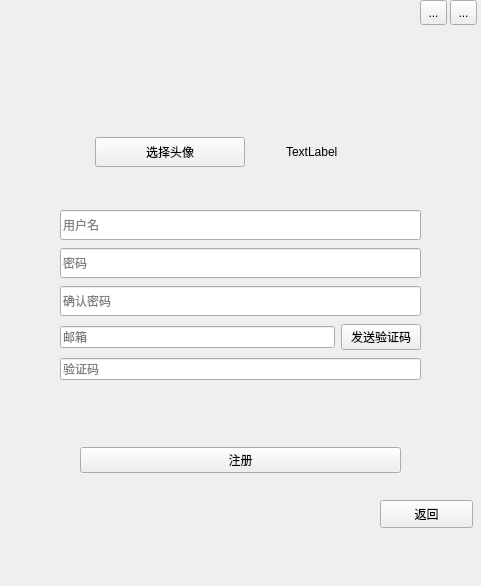
<?xml version="1.0" encoding="UTF-8"?>
<ui version="4.0">
 <class>Register</class>
 <widget class="QWidget" name="Register">
  <property name="geometry">
   <rect>
    <x>0</x>
    <y>0</y>
    <width>481</width>
    <height>586</height>
   </rect>
  </property>
  <property name="windowTitle">
   <string>Form</string>
  </property>
  <widget class="QWidget" name="verticalLayoutWidget">
   <property name="geometry">
    <rect>
     <x>60</x>
     <y>100</y>
     <width>361</width>
     <height>283</height>
    </rect>
   </property>
   <layout class="QVBoxLayout" name="verticalLayout">
    <item>
     <layout class="QHBoxLayout" name="horizontalLayout">
      <item>
       <widget class="QPushButton" name="iconchooseBtn">
        <property name="maximumSize">
         <size>
          <width>150</width>
          <height>30</height>
         </size>
        </property>
        <property name="text">
         <string>选择头像</string>
        </property>
       </widget>
      </item>
      <item>
       <widget class="QLabel" name="icon">
        <property name="minimumSize">
         <size>
          <width>100</width>
          <height>100</height>
         </size>
        </property>
        <property name="maximumSize">
         <size>
          <width>100</width>
          <height>100</height>
         </size>
        </property>
        <property name="text">
         <string>TextLabel</string>
        </property>
       </widget>
      </item>
     </layout>
    </item>
    <item>
     <widget class="QLineEdit" name="usernameLine">
      <property name="minimumSize">
       <size>
        <width>0</width>
        <height>30</height>
       </size>
      </property>
      <property name="placeholderText">
       <string>用户名</string>
      </property>
     </widget>
    </item>
    <item>
     <widget class="QLineEdit" name="passwordLine">
      <property name="minimumSize">
       <size>
        <width>0</width>
        <height>30</height>
       </size>
      </property>
      <property name="echoMode">
       <enum>QLineEdit::Password</enum>
      </property>
      <property name="placeholderText">
       <string>密码</string>
      </property>
     </widget>
    </item>
    <item>
     <widget class="QLineEdit" name="confirmpwdLine">
      <property name="minimumSize">
       <size>
        <width>0</width>
        <height>30</height>
       </size>
      </property>
      <property name="echoMode">
       <enum>QLineEdit::Password</enum>
      </property>
      <property name="placeholderText">
       <string>确认密码</string>
      </property>
     </widget>
    </item>
    <item>
     <layout class="QHBoxLayout" name="horizontalLayout_3">
      <item>
       <widget class="QLineEdit" name="postLine">
        <property name="placeholderText">
         <string>邮箱</string>
        </property>
       </widget>
      </item>
      <item>
       <widget class="QPushButton" name="pushButton">
        <property name="maximumSize">
         <size>
          <width>100</width>
          <height>16777215</height>
         </size>
        </property>
        <property name="text">
         <string>发送验证码</string>
        </property>
       </widget>
      </item>
     </layout>
    </item>
    <item>
     <widget class="QLineEdit" name="numLine">
      <property name="placeholderText">
       <string>验证码</string>
      </property>
     </widget>
    </item>
   </layout>
  </widget>
  <widget class="QWidget" name="horizontalLayoutWidget_2">
   <property name="geometry">
    <rect>
     <x>80</x>
     <y>420</y>
     <width>321</width>
     <height>80</height>
    </rect>
   </property>
   <layout class="QHBoxLayout" name="horizontalLayout_2">
    <item>
     <widget class="QPushButton" name="registerBtn">
      <property name="text">
       <string>注册</string>
      </property>
     </widget>
    </item>
   </layout>
  </widget>
  <widget class="QPushButton" name="backBtn">
   <property name="geometry">
    <rect>
     <x>380</x>
     <y>500</y>
     <width>93</width>
     <height>28</height>
    </rect>
   </property>
   <property name="text">
    <string>返回</string>
   </property>
  </widget>
  <widget class="QToolButton" name="smallBtn">
   <property name="geometry">
    <rect>
     <x>420</x>
     <y>0</y>
     <width>27</width>
     <height>25</height>
    </rect>
   </property>
   <property name="text">
    <string>...</string>
   </property>
  </widget>
  <widget class="QToolButton" name="closeBtn">
   <property name="geometry">
    <rect>
     <x>450</x>
     <y>0</y>
     <width>27</width>
     <height>25</height>
    </rect>
   </property>
   <property name="text">
    <string>...</string>
   </property>
  </widget>
 </widget>
 <resources/>
 <connections/>
</ui>
